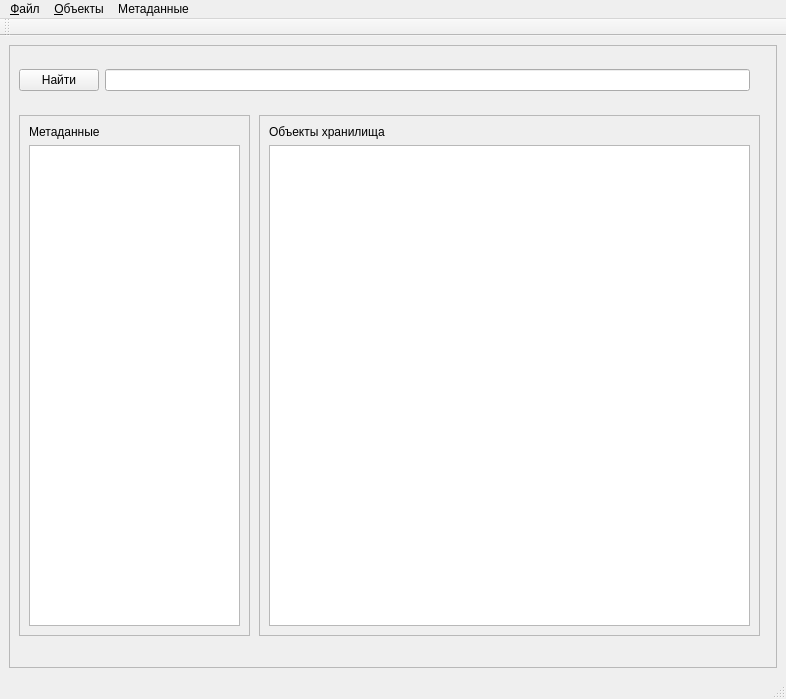
<?xml version="1.0" encoding="UTF-8"?>
<ui version="4.0">
 <class>MainWindow</class>
 <widget class="QMainWindow" name="MainWindow">
  <property name="geometry">
   <rect>
    <x>0</x>
    <y>0</y>
    <width>786</width>
    <height>699</height>
   </rect>
  </property>
  <property name="windowTitle">
   <string>SmartFiles</string>
  </property>
  <widget class="QWidget" name="centralwidget">
   <layout class="QVBoxLayout" name="verticalLayout">
    <item>
     <widget class="QFrame" name="frame">
      <property name="frameShape">
       <enum>QFrame::StyledPanel</enum>
      </property>
      <property name="frameShadow">
       <enum>QFrame::Raised</enum>
      </property>
      <widget class="QFrame" name="frame_metadata">
       <property name="geometry">
        <rect>
         <x>10</x>
         <y>70</y>
         <width>231</width>
         <height>521</height>
        </rect>
       </property>
       <property name="frameShape">
        <enum>QFrame::StyledPanel</enum>
       </property>
       <property name="frameShadow">
        <enum>QFrame::Raised</enum>
       </property>
       <layout class="QVBoxLayout" name="verticalLayout_2">
        <item>
         <widget class="QLabel" name="label_metadata">
          <property name="text">
           <string>Метаданные</string>
          </property>
         </widget>
        </item>
        <item>
         <widget class="QTreeView" name="treeView_metadata"/>
        </item>
       </layout>
      </widget>
      <widget class="QFrame" name="frame_entity">
       <property name="geometry">
        <rect>
         <x>250</x>
         <y>70</y>
         <width>501</width>
         <height>521</height>
        </rect>
       </property>
       <property name="frameShape">
        <enum>QFrame::StyledPanel</enum>
       </property>
       <property name="frameShadow">
        <enum>QFrame::Raised</enum>
       </property>
       <layout class="QVBoxLayout" name="verticalLayout_3">
        <item>
         <widget class="QLabel" name="label_2">
          <property name="text">
           <string>Объекты хранилища</string>
          </property>
         </widget>
        </item>
        <item>
         <widget class="QTableView" name="tableView_entity"/>
        </item>
       </layout>
      </widget>
      <widget class="QWidget" name="horizontalLayoutWidget">
       <property name="geometry">
        <rect>
         <x>10</x>
         <y>20</y>
         <width>731</width>
         <height>31</height>
        </rect>
       </property>
       <layout class="QHBoxLayout" name="horizontalLayout">
        <item>
         <widget class="QPushButton" name="pushButton_search">
          <property name="text">
           <string>Найти</string>
          </property>
         </widget>
        </item>
        <item>
         <widget class="QLineEdit" name="lineEdit_search"/>
        </item>
       </layout>
      </widget>
      <zorder>frame_metadata</zorder>
      <zorder>frame_entity</zorder>
      <zorder>pushButton_search</zorder>
      <zorder>horizontalLayoutWidget</zorder>
     </widget>
    </item>
   </layout>
  </widget>
  <widget class="QMenuBar" name="menubar">
   <property name="geometry">
    <rect>
     <x>0</x>
     <y>0</y>
     <width>786</width>
     <height>23</height>
    </rect>
   </property>
   <widget class="QMenu" name="menu_file">
    <property name="title">
     <string>&amp;Файл</string>
    </property>
    <widget class="QMenu" name="menu_repo">
     <property name="title">
      <string>&amp;Хранилище</string>
     </property>
     <addaction name="action_create_repo"/>
     <addaction name="action_open_repo"/>
     <addaction name="action_delete_repo"/>
    </widget>
    <widget class="QMenu" name="menu_users">
     <property name="title">
      <string>&amp;Пользователь</string>
     </property>
     <addaction name="action_change_user"/>
     <addaction name="action_switch_user"/>
     <addaction name="separator"/>
     <addaction name="action_delete_user_from_repo"/>
    </widget>
    <addaction name="menu_repo"/>
    <addaction name="menu_users"/>
    <addaction name="separator"/>
    <addaction name="action_exit"/>
   </widget>
   <widget class="QMenu" name="menu_objects">
    <property name="title">
     <string>&amp;Объекты</string>
    </property>
    <widget class="QMenu" name="menu_add_entity">
     <property name="title">
      <string>&amp;Добавить</string>
     </property>
     <addaction name="action_file"/>
     <addaction name="action_URL"/>
    </widget>
    <widget class="QMenu" name="menu_mark">
     <property name="title">
      <string>&amp;Пометить</string>
     </property>
     <addaction name="action_mark_tag"/>
     <addaction name="action_mark_field"/>
    </widget>
    <addaction name="menu_add_entity"/>
    <addaction name="menu_mark"/>
    <addaction name="separator"/>
    <addaction name="action_change_entity"/>
    <addaction name="action_delete_entity"/>
    <addaction name="separator"/>
    <addaction name="action_9"/>
   </widget>
   <widget class="QMenu" name="menu_metadata">
    <property name="title">
     <string>Метаданные</string>
    </property>
   </widget>
   <addaction name="menu_file"/>
   <addaction name="menu_objects"/>
   <addaction name="menu_metadata"/>
  </widget>
  <widget class="QStatusBar" name="statusbar"/>
  <widget class="QToolBar" name="toolBar">
   <property name="windowTitle">
    <string>toolBar</string>
   </property>
   <attribute name="toolBarArea">
    <enum>TopToolBarArea</enum>
   </attribute>
   <attribute name="toolBarBreak">
    <bool>false</bool>
   </attribute>
  </widget>
  <action name="action_exit">
   <property name="text">
    <string>Выход</string>
   </property>
  </action>
  <action name="action_create_repo">
   <property name="text">
    <string>Создать</string>
   </property>
  </action>
  <action name="action_open_repo">
   <property name="text">
    <string>Открыть</string>
   </property>
  </action>
  <action name="action_delete_repo">
   <property name="text">
    <string>Удалить</string>
   </property>
  </action>
  <action name="action_change_user">
   <property name="text">
    <string>Изменить</string>
   </property>
  </action>
  <action name="action_delete_user_from_repo">
   <property name="text">
    <string>Удалить из хранилища</string>
   </property>
  </action>
  <action name="action_switch_user">
   <property name="text">
    <string>Переключить</string>
   </property>
  </action>
  <action name="action_file">
   <property name="text">
    <string>Файл</string>
   </property>
  </action>
  <action name="action_URL">
   <property name="text">
    <string>URL</string>
   </property>
  </action>
  <action name="action_mark_tag">
   <property name="text">
    <string>Тегом</string>
   </property>
  </action>
  <action name="action_mark_field">
   <property name="text">
    <string>Полем</string>
   </property>
  </action>
  <action name="action_change_entity">
   <property name="text">
    <string>Изменить</string>
   </property>
  </action>
  <action name="action_delete_entity">
   <property name="text">
    <string>Удалить</string>
   </property>
  </action>
  <action name="action_9">
   <property name="text">
    <string>Найти</string>
   </property>
  </action>
 </widget>
 <resources/>
 <connections/>
</ui>
